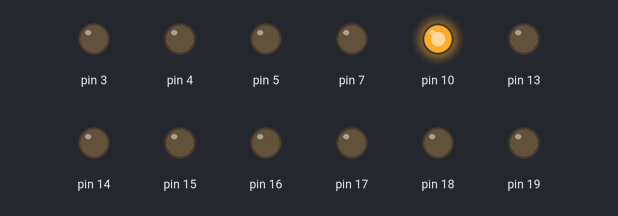
This sketch was run on a simulated Arduino Uno, built for the host (arithmetic inside an expression is 32-bit, double 64-bit). Shown: output pins drawn as LEDs (lit = HIGH).

Above: at 0.2 s.
At 1.2 s:
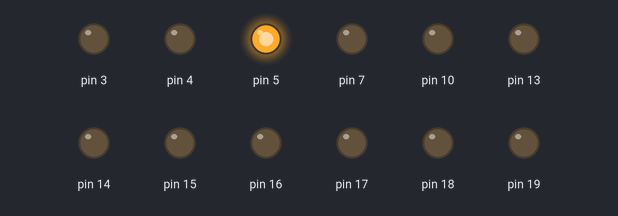
At 2.7 s:
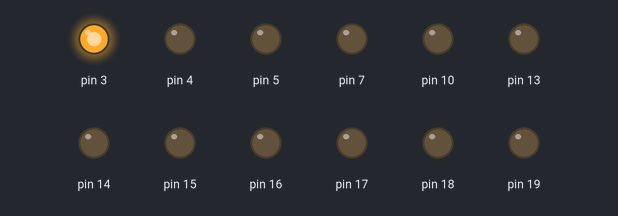
At 3.7 s:
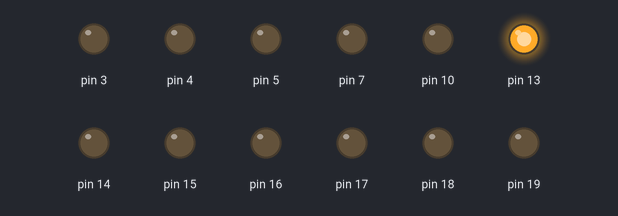
Timing chart, 0 to 4.6 s (numbered marks = the images above):
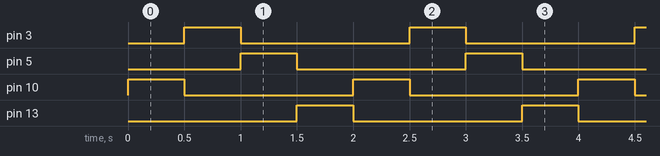

Measured:
- by itself, pin 3, pin 5, pin 10, pin 13: alternates HIGH for 0.50 s and LOW for 1.5 s
- by itself, everything shown: repeats every 2.0 s, in 5 steps

The sketch:

BlinkSequence.ino
```cpp
#include "Utility.h"
#include "SimonBoardHacking.h"

void repeat()
{
  turn_on_light(upper_left_light);
  wait_this_many_seconds(0.5);
  turn_off_light(upper_left_light);

  turn_on_light(upper_right_light);
  wait_this_many_seconds(0.5);
  turn_off_light(upper_right_light);

  turn_on_light(lower_right_light);
  wait_this_many_seconds(0.5);
  turn_off_light(lower_right_light);

  turn_on_light(lower_left_light);
  wait_this_many_seconds(0.5);
  turn_off_light(lower_left_light);
}
```
